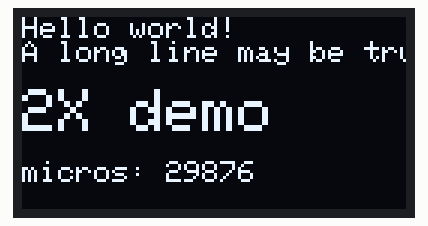
Bench run of a sketch on a simulated Arduino Uno, built with avr-gcc and run on an emulated ATmega328P. Shown: 128×64 one-colour display.

Above: at 0.1 s.

The sketch:

Bar_Plot.ino
```cpp
// Simple I2C test for ebay 128x64 oled.

#include <Wire.h>
#include "SSD1306Ascii.h"
#include "SSD1306AsciiWire.h"

// 0X3C+SA0 - 0x3C or 0x3D
#define I2C_ADDRESS 0x3C

// Define proper RST_PIN if required.
#define RST_PIN -1

SSD1306AsciiWire oled;
//------------------------------------------------------------------------------
void setup()
{
    Wire.begin();
    Wire.setClock(400000L);

#if RST_PIN >= 0
    oled.begin(&Adafruit128x64, I2C_ADDRESS, RST_PIN);
#else  // RST_PIN >= 0
    oled.begin(&Adafruit128x64, I2C_ADDRESS);
#endif // RST_PIN >= 0

    oled.setFont(Adafruit5x7);

    uint32_t m = micros();
    oled.clear();
    oled.println("Hello world!");
    oled.println("A long line may be truncated");
    oled.println();
    oled.set2X();
    oled.println("2X demo");
    oled.set1X();
    oled.print("\nmicros: ");
    oled.print(micros() - m);
}
//------------------------------------------------------------------------------
void loop() {}
```
